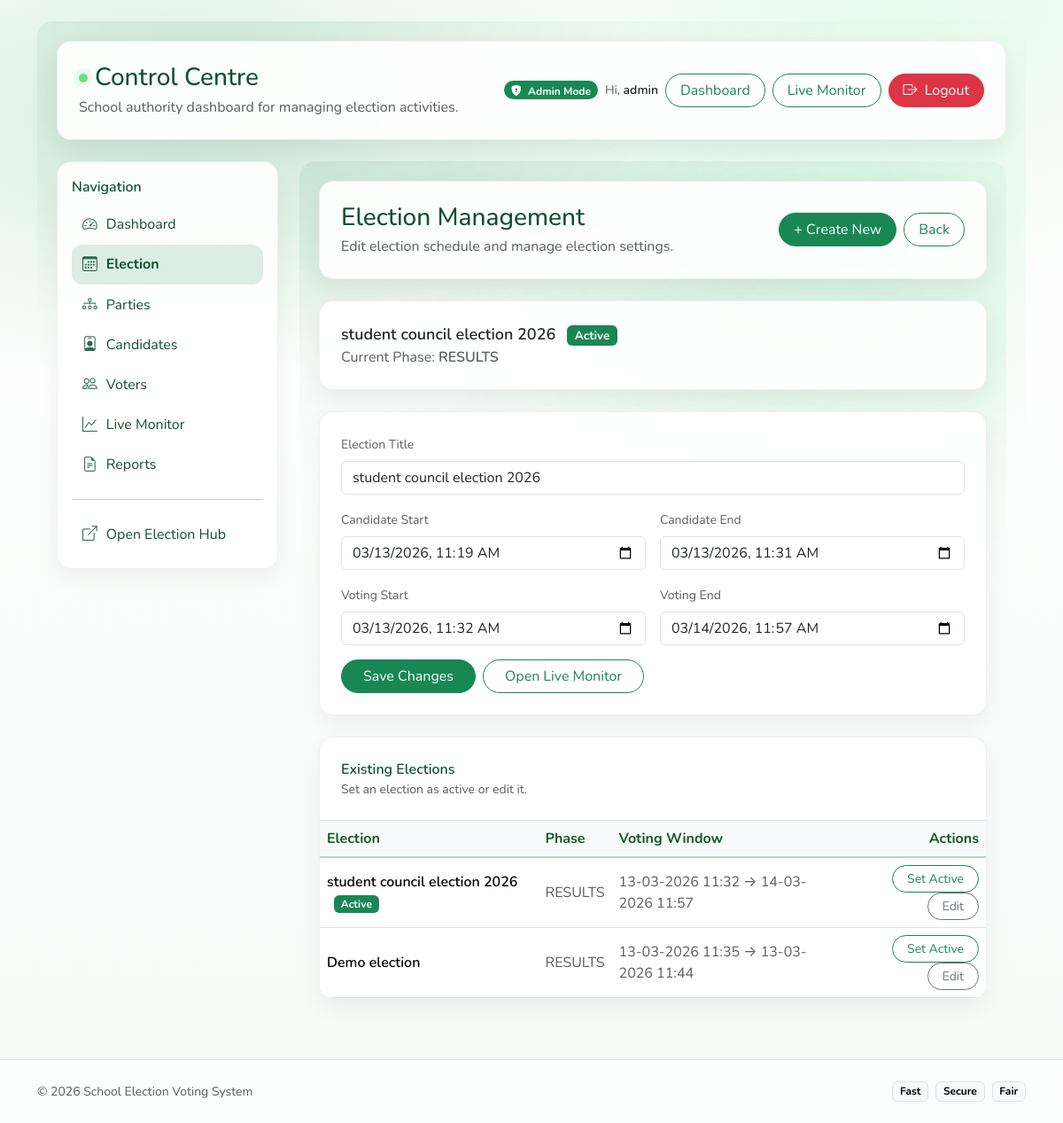
The app's page /control/election/ (signed in) with its own data.
### elections/models.py (models this page shows, shortened)
class Election(models.Model):
    title = models.CharField(max_length=200)
    start_time = models.DateTimeField()
    end_time = models.DateTimeField()
    candidate_start = models.DateTimeField()
    candidate_end = models.DateTimeField()
    voting_start = models.DateTimeField()
    voting_end = models.DateTimeField()
    is_active = models.BooleanField(default=False)
    def phase(self):
        now = timezone.now()
        if now < self.candidate_start:
            return "UPCOMING"
        if self.candidate_start <= now <= self.candidate_end:
            return "CANDIDATE"
        if self.candidate_end < now < self.voting_start:
            return "GAP"
        if self.voting_start <= now <= self.voting_end:
            return "VOTING"
        return "RESULTS"

### control_center/views.py (the view)
    @login_required(login_url="login")
    def _wrapped(request, *args, **kwargs):
        if not school_admin_check(request.user):
            raise PermissionDenied
        return view_func(request, *args, **kwargs)

### control_center/views.py (called while the page is built, shortened)
def school_admin_check(user):
    return user.is_superuser or user.groups.filter(name="SchoolAdmin").exists()

def admin_only(view_func):
    @login_required(login_url="login")
    def _wrapped(request, *args, **kwargs):
        if not school_admin_check(request.user):
            raise PermissionDenied
        return view_func(request, *args, **kwargs)
    return _wrapped

def get_active_election(request):
    return Election.objects.filter(is_active=True).first()

@admin_only
def election_manage(request):
    elections = Election.objects.order_by("-start_time")
    create_mode = request.GET.get("create") == "1"
    edit_id = request.GET.get("edit")
    active = get_active_election(request)
    election = None
    if not create_mode:
        if edit_id:
            election = Election.objects.filter(id=edit_id).first()
        elif active:
            election = active
        else:
            election = elections.first()
    return render(request, "control_center/election_manage.html", {
        "election": election,
        "phase": election.phase() if election else None,
        "create_mode": create_mode,
        "elections": elections,
        "active": active,
    })

### templates/control_center/election_manage.html (shortened to what this page needs)
{% extends "control_center/base_control.html" %}
{% block cc_content %}
<div class="cc-wrap">
  <div class="cc-card p-4 mb-4">
    <div class="d-flex flex-wrap justify-content-between align-items-center gap-2">
      <div>
        <h3 class="mb-1" style="color:#0f5132;">
          {% if create_mode %}Create New Election{% else %}Election Management{% endif %}
        </h3>
        {% if create_mode %}
          <div class="text-muted">Create a new election schedule and settings.</div>
        {% else %}
          <div class="text-muted">Edit election schedule and manage election settings.</div>
        {% endif %}
      </div>
      <div class="d-flex gap-2 flex-wrap">
        <a href="{% url 'control_center:election_manage' %}?create=1"
           class="btn btn-success rounded-pill px-3">
          + Create New
        </a>
        <a href="{% url 'control_center:dashboard_home' %}" class="btn btn-outline-success rounded-pill px-3">
          Back
        </a>
      </div>
    </div>
  </div>
  {% if not create_mode and election %}
    <div class="cc-card p-4 mb-4">
      <div class="d-flex flex-wrap justify-content-between align-items-center gap-2">
        <div>
          <div class="fw-semibold" style="font-size:18px;">
            {{ election.title }}
            {% if active and active.id == election.id %}
              <span class="badge text-bg-success ms-2">Active</span>
            {% endif %}
          </div>
          <div class="text-muted">
            Current Phase: <span class="fw-semibold">{{ phase }}</span>
          </div>
        </div>
      </div>
    </div>
  {% endif %}
  <div class="cc-card p-4 mb-4">
    <form method="post" class="row g-3">
      <div class="col-12">
        <label class="form-label small text-muted">Election Title</label>
        <input type="text" class="form-control" name="title"
               value="{% if election %}{{ election.title }}{% endif %}"
               placeholder="e.g., Student Council Election 2026">
      </div>
      <div class="col-12 col-md-6">
        <label class="form-label small text-muted">Candidate Start</label>
        <input type="datetime-local" class="form-control" name="candidate_start"
               value="{% if election %}{{ election.candidate_start|date:'Y-m-d\\TH:i' }}{% endif %}">
      </div>
      <div class="col-12 col-md-6">
        <label class="form-label small text-muted">Candidate End</label>
        <input type="datetime-local" class="form-control" name="candidate_end"
               value="{% if election %}{{ election.candidate_end|date:'Y-m-d\\TH:i' }}{% endif %}">
      </div>
      <div class="col-12 col-md-6">
        <label class="form-label small text-muted">Voting Start</label>
        <input type="datetime-local" class="form-control" name="voting_start"
               value="{% if election %}{{ election.voting_start|date:'Y-m-d\\TH:i' }}{% endif %}">
      </div>
      <div class="col-12 col-md-6">
        <label class="form-label small text-muted">Voting End</label>
        <input type="datetime-local" class="form-control" name="voting_end"
               value="{% if election %}{{ election.voting_end|date:'Y-m-d\\TH:i' }}{% endif %}">
      </div>
      <div class="col-12 d-flex flex-wrap gap-2">
        <button type="submit" class="btn btn-success rounded-pill px-4">
          {% if create_mode %}Create Election{% else %}Save Changes{% endif %}
        </button>
        <a href="{% url 'control_center:live_monitor' %}" class="btn btn-outline-success rounded-pill px-4">
          Open Live Monitor
        </a>
      </div>
    </form>
  </div>
  <div class="cc-card p-0 overflow-hidden">
    <div class="p-4 border-bottom">
      <div class="fw-semibold" style="color:#0f5132;">Existing Elections</div>
      <div class="text-muted small">Set an election as active or edit it.</div>
    </div>
    <div class="table-responsive">
      <table class="table mb-0 align-middle">
        <thead class="table-light">
          <tr>
            <th>Election</th>
            <th>Phase</th>
            <th>Voting Window</th>
            <th class="text-end">Actions</th>
          </tr>
        </thead>
        <tbody>
          {% for e in elections %}
            <tr>
              <td class="fw-semibold">
                {{ e.title }}
                {% if active and active.id == e.id %}
                  <span class="badge text-bg-success ms-2">Active</span>
                {% endif %}
              </td>
              <td class="text-muted">{{ e.phase }}</td>
              <td class="text-muted">
                {{ e.voting_start|date:"d-m-Y H:i" }} → {{ e.voting_end|date:"d-m-Y H:i" }}
              </td>
              <td class="text-end">
                <form method="post" action="{% url 'control_center:set_active_election' %}" class="d-inline">
                  <button class="btn btn-outline-success btn-sm rounded-pill px-3" type="submit">
                    Set Active
                  </button>
                </form>
                <a href="{% url 'control_center:election_manage' %}?edit={{ e.id }}"
                   class="btn btn-outline-secondary btn-sm rounded-pill px-3 ms-1">
                  Edit
                </a>
              </td>
            </tr>
          {% empty %}
            <tr>
              <td colspan="4" class="text-center text-muted p-4">No elections created yet.</td>
            </tr>
          {% endfor %}
        </tbody>
      </table>
    </div>
  </div>
</div>
{% endblock %}

### templates/control_center/base_control.html (shortened to what this page needs)
{% extends "base.html" %}
{% block content %}
<div class="cc-wrap">
  <div class="cc-card p-4 mb-4">
    <div class="d-flex flex-wrap align-items-center justify-content-between gap-2">
      <div>
        <div class="d-flex align-items-center gap-2 mb-1">
          <span class="brand-dot"></span>
          <h3 class="m-0" style="color:#0f5132;">Control Centre</h3>
        </div>
        <div class="text-muted">School authority dashboard for managing election activities.</div>
      </div>
      <div class="d-flex gap-2 flex-wrap align-items-center">
        <span class="badge rounded-pill text-bg-success">
          <i class="bi bi-shield-lock-fill me-1"></i> Admin Mode
        </span>
        <span class="small text-muted d-none d-md-inline">
          Hi, <span class="fw-semibold text-dark">{{ user.username }}</span>
        </span>
        <a class="btn btn-outline-success rounded-pill px-3"
            href="{% url 'control_center:dashboard_home' %}">
          Dashboard
        </a>
        <a class="btn btn-outline-success rounded-pill px-3"
            href="{% url 'control_center:live_monitor' %}">
          Live Monitor
        </a>
        <form method="post" action="{% url 'logout' %}" class="d-inline">
          <button type="submit" class="btn btn-danger rounded-pill px-3">
            <i class="bi bi-box-arrow-right me-1"></i> Logout
          </button>
        </form>
      </div>
    </div>
  </div>
  <div class="row g-4">
    <div class="col-12 col-lg-3">
      <div class="cc-side p-3">
        <div class="fw-semibold mb-2" style="color:#0f5132;">Navigation</div>
        <a class="cc-link {% if request.path == '/control/' %}active{% endif %}"
           href="{% url 'control_center:dashboard_home' %}">
          <i class="bi bi-speedometer2"></i> Dashboard
        </a>
        <a class="cc-link {% if '/control/election/' in request.path %}active{% endif %}"
           href="{% url 'control_center:election_manage' %}">
          <i class="bi bi-calendar3"></i> Election
        </a>
        <a class="cc-link {% if '/control/parties/' in request.path %}active{% endif %}"
           href="{% url 'control_center:parties_manage' %}">
          <i class="bi bi-diagram-3"></i> Parties
        </a>
        <a class="cc-link {% if '/control/candidates/' in request.path %}active{% endif %}"
           href="{% url 'control_center:candidates_approval' %}">
          <i class="bi bi-person-badge"></i> Candidates
        </a>
        <a class="cc-link {% if '/control/voters/' in request.path %}active{% endif %}"
           href="{% url 'control_center:voters_list' %}">
          <i class="bi bi-people"></i> Voters
        </a>
        <a class="cc-link {% if '/control/live/' in request.path %}active{% endif %}"
           href="{% url 'control_center:live_monitor' %}">
          <i class="bi bi-graph-up"></i> Live Monitor
        </a>
        <a class="cc-link {% if '/control/reports/' in request.path %}active{% endif %}"
           href="{% url 'control_center:reports_home' %}">
          <i class="bi bi-file-earmark-text"></i> Reports
        </a>
        <hr class="my-3">
        <a class="cc-link" href="{% url 'elections:status' %}">
          <i class="bi bi-box-arrow-up-right"></i> Open Election Hub
        </a>
      </div>
    </div>
    <div class="col-12 col-lg-9">
      {% block cc_content %}{% endblock %}
    </div>
  </div>
</div>
{% endblock %}

### static/css/theme.css (style rules this page uses)
:root { --gv-900: #0b2e13; --gv-800: #0f3d1a; --gv-700: #145a23; --gv-600: #1b7a2f; --gv-500: #22a244; --gv-400: #35c759; --gv-300: #68e17a; --gv-200: #bff4c8; --gv-100: #e9fbea; --gv-shadow: 0 12px 30px rgba(16, 24, 16, 0.08); }
* { font-family: "Nunito", system-ui, -apple-system, Segoe UI, Roboto, Arial, sans-serif; }
body.app-bg { min-height: 100vh; background: radial-gradient(900px 500px at 15% 10%, rgba(34,162,68,0.18), transparent 60%), radial-gradient(900px 500px at 85% 0%, rgba(104,225,122,0.16), transparent 65%), linear-gradient(180deg, #ffffff, #f7fbf8); }
.brand-dot { width: 10px; height: 10px; border-radius: 999px; background: var(--gv-300); box-shadow: 0 0 0 6px rgba(191,244,200,0.25); }
.table { --bs-table-striped-bg: rgba(233, 251, 234, 0.55); }
.table thead th { color: var(--gv-700); font-weight: 700; border-bottom: 2px solid rgba(15, 90, 35, 0.25); }

### templates/control_center/base_control.html (style rules this page uses)
.cc-wrap { background: radial-gradient(1200px 600px at 20% 0%, rgba(25,135,84,.10), transparent 60%), radial-gradient(900px 500px at 80% 20%, rgba(46,204,113,.10), transparent 55%); border-radius: 18px; padding: 22px; }
.cc-card { border: 1px solid rgba(0,0,0,.06); border-radius: 16px; box-shadow: 0 10px 26px rgba(0,0,0,.06); background: rgba(255,255,255,.92); backdrop-filter: blur(6px); }
.cc-side { border-radius: 16px; border: 1px solid rgba(0,0,0,.06); background: rgba(255,255,255,.88); box-shadow: 0 10px 26px rgba(0,0,0,.05); overflow: hidden; }
.cc-link { display:flex; align-items:center; gap:10px; padding: 10px 12px; border-radius: 12px; color:#0f5132; text-decoration:none; }
.cc-link i { font-size: 1.05rem; opacity:.85; }
.cc-link.active { background: rgba(25,135,84,.14); font-weight: 700; }

### records on screen
Election: title "student council election 2026", candidate_start "03/13/2026 11:19", candidate_end "03/13/2026 11:31", voting_start "03/13/2026 11:32", voting_end "03/14/2026 11:57", shows "Active", phase "RESULTS", voting_start "13-03-2026 11:32", voting_end "14-03-2026 11:57"
Election: title "Demo election", phase "RESULTS", voting_start "13-03-2026 11:35", voting_end "13-03-2026 11:44"

### other values on screen
{{ user.username }} "admin"
{{ phase }} "RESULTS"
